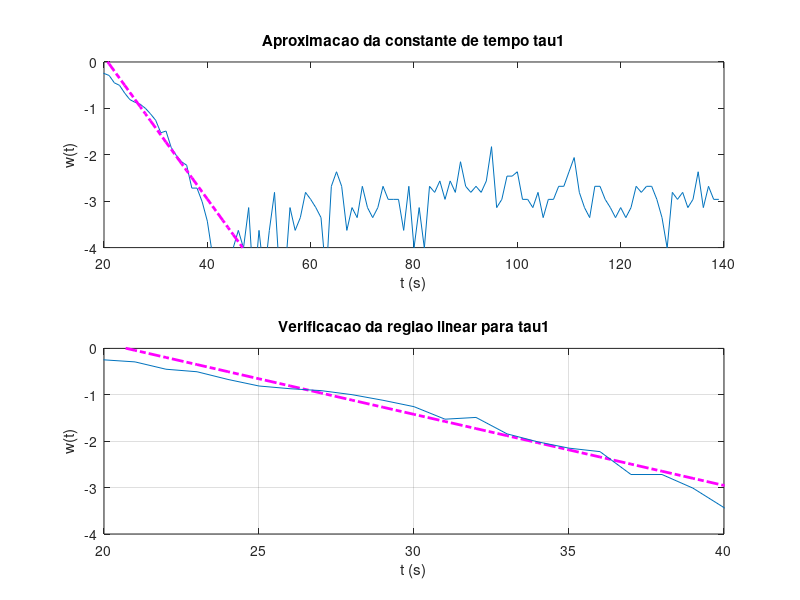
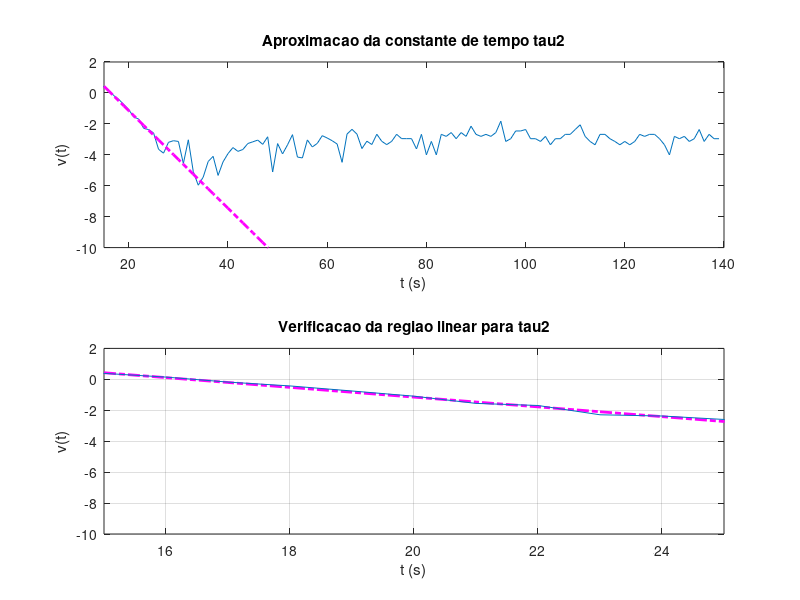

These figures' MATLAB source, in order: (Note: this script raises an error after producing the figures.)
clc;
clear all;

%% leitura de dados e parametrizacoes iniciais
torneira3 = load('torneira3.txt');

% como dito em aula, a entrada ? representada pela 2a coluna do arquivo,
% enquanto y(t) ? dado pela primeira coluna do arquivo.
u_t3 = torneira3(:,2);
y_t3 = torneira3(:,1);
u = -u_t3 + u_t3(1);
y0 = y_t3(1);
Ts = 1;
t = [0:Ts:(length(u_t3)-1)]';

% atraso no tempo theta adquirido por inspecao grafica
theta = 4;
%% plots iniciais sem normaliza
plot(t, u);
hold on;
plot(t, (y_t3-y0)); xlabel('t(s)'); ylabel('Amplitude do sinal');
title('Resposta ao degrau - dados experimentais');
legend('Degrau de entrada u(t)', 'Resposta do sistema y(t)');
grid
hold off
%% normalizando dados
norm_y_t3 = (y_t3 - min(y_t3)) ./ ( max(y_t3) - min(y_t3));
yn =  norm_y_t3;
plot(t, yn); xlabel('t(s)'); ylabel('y(t) normalizado');
title('Resposta ao degrau do sistema normalizada - dados experimentais');
grid
%% Calculo de ganho normalizado e nao normalizado
Knorm = (mean(yn(end-20:end)) - mean(yn(1:20)))/(u(end) - u(1));
K = (mean(y_t3(end-20:end)) - mean(y_t3(1:20)))/(u(end) - u(1));

%% Resposta complementar:

% calculo do segundo coeficiente
yy = log(abs(1 - yn./(Knorm*u)));
coef1 = polyfit(t(20:40), yy(20:40), 1);
% ajustes finos
coef1(1) = coef1(1)-.015;
coef1(2) = coef1(2)+.5;
% tau1
tau1 = -1/coef1(1);

figure(1); 
subplot(211); plot(t, yy); xlabel('t (s)'); ylabel('w(t)'); axis([20 140 -4 0]);
hold on; plot(t(t>=20), coef1(1)*t(t>=20) + coef1(2), 'm-.', 'LineWidth', 2);
title('Aproximacao da constante de tempo tau1');
subplot(212); plot(t(t>=20), coef1(1)*t(t>=20) + coef1(2), 'm-.', 'LineWidth', 2); 
hold on; plot(t, yy); xlabel('t (s)'); ylabel('w(t)'); axis([20 40 -4 0]);
title('Verificacao da regiao linear para tau1');
grid 

% calculo do segundo coeficiente
yy2 = log(abs(exp(coef1(2))*exp(-(t)./tau1) - (1 - yn./(Knorm*u))));
% calculo e ajuste de tau2
coef2 = polyfit(t(15:25),yy2(15:25),1);
% tau2
tau2 = -1/coef2(1);

figure(2); 
subplot(211); plot(t, yy2); xlabel('t (s)'); ylabel('v(t)'); axis([15 140 -10 2]);
hold on; plot(t(t>=15), coef2(1)*t(t>=15) + coef2(2), 'm-.', 'LineWidth', 2); 
title('Aproximacao da constante de tempo tau2');
subplot(212); plot(t(t>=15), coef2(1)*t(t>=15) + coef2(2), 'm-.', 'LineWidth', 2); 
hold on; plot(t, yy2); xlabel('t (s)'); ylabel('v(t)'); axis([15 25 -10 2]); axis([15 25 -10 2]);
title('Verificacao da regiao linear para tau2');
grid 

% 
G2a = tf(K, [tau1*tau2  tau1+tau2  1], 'ioDelay', theta);
y2 = lsim(G2a, u, t) + y0;

figure(3); 
plot(t, y2, 'm--','LineWidth',2); xlabel('t (s)'); ylabel('y(t)');
hold on; 
plot(t, y_t3, 'LineWidth',2); xlabel('t (s)'); ylabel('y(t)');

%% dados
K
theta
tau1
tau2